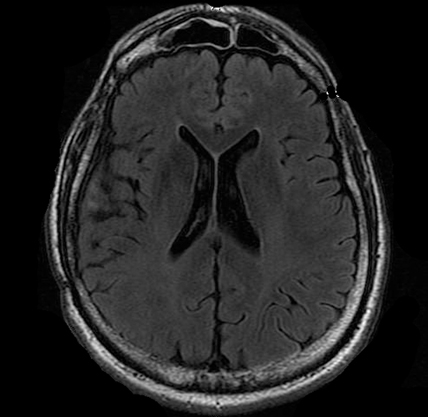
#> input picture campws22_basic_segmentation/img/mri_brain19.png, 428 x 417 px
$ jupyter execute campws22_basic_segmentation.ipynb
#> lines starting #> are read from the running program, lines starting #| are printed output that depends on the picture; after the words box and inside, x2 and y2 are one past the last pixel; in counts of white or black regions, pixels touching at a corner belong together; long printed decimals are rounded
# Basic Segmentation

In this exercise, we will apply basic segmentation methods on medical images. The methods are based on Thresholding, Region Growing, Edge Detection, Clustering, and Superpixel.

We will be working with different modality images like CT and MRI.

## Part 1: Basic Information

If you do not have any jupyter notebook in your system you can easily install it from here (https://test-jupyter.readthedocs.io/en/latest/install.html) using Anaconda.

### Load libraries
The first step is to load our needed libraries.

[cell 1]
import numpy as np
import matplotlib.pyplot as plt
import cv2

[cell 2]
#Uncomment if you did not install cv2 before
#!pip install opencv-python

### Read and Plot images

[cell 3]
# Read the image
image = cv2.imread('img/mri_brain19.png',0) # Load a gray image
#> image is the input picture: shape (417, 428); min 0, max 255, mean 35.4

[cell 4]
# Plot the image
fig = plt.figure(figsize = (5,5)) # Create a figure
plt.imshow(image, cmap = 'gray')  # Show the figure (Cmap sets the lightness values of the matplotlib colormaps)
plt.title('Original image') # Give a name to yuor plot

plt.show() # Once we have are all set, we show the figure.

## Part 2:  Image Histogram

Histograms provide information about the distribution of the intensity values of an image.

[cell 5]
plt.figure(figsize = (8,5))

plt.hist(image.ravel(), bins=256) # Plot our histogram (it takes a single array, the number of bins)
plt.title('Gray Scale Histogram')

plt.show()
#> figure, not shown here; tallest bar 56066 high, from x = 0 to 0.996

We can also merge these two figures in one

[cell 6]
fig = plt.figure(figsize = (15,5))

ax1 = fig.add_subplot(121) # Add a subplot to plot our figure (1 row, two columns, our first subplot)
ax1.imshow(image, cmap = 'gray')
ax1.set_title('Original image')

ax2 = fig.add_subplot(122) # Add a second subplot to plot our histogram (1 row, two columns, our second subplot)
ax2.hist(image.ravel(), bins=256)
ax2.set_title('Gray Scale Histogram')

plt.show()
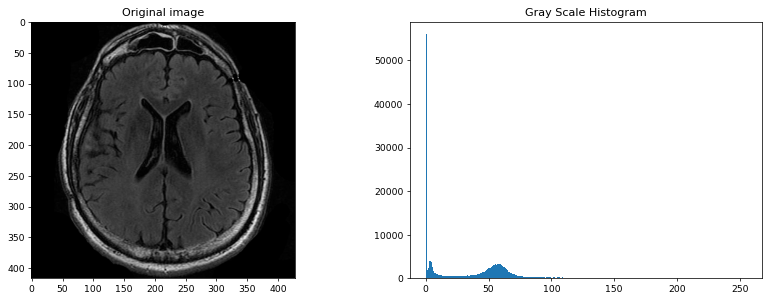
#> figure drawn by matplotlib, 2 panels; panel 2: tallest bar 56066 high, from x = 0 to 0.996

## Part 3: Basic Segmentation (Thresholding)

Thresholding is the primary method of image segmentation, in which one or more threshold values is used to change a greyscale image into a binary image.

### Local Thresholding

[cell 7]
# Step 1: Create a black image (same size as our image) to store our results.
segmented = np.zeros(shape=image.shape)

# Step 2: Segment using local thresholding (convert the black pixels to white if their intensity is less than threshold)
threshold = 50
segmented[image < threshold] = 255

[cell 8]
# we show our results

fig = plt.figure(figsize = (15,5))
ax1 = fig.add_subplot(121)
ax1.imshow(image, interpolation='none',  cmap='gray')
ax1.set_title('Original image')

ax2 = fig.add_subplot(122)
ax2.imshow(segmented, interpolation='none',  cmap='gray', vmin=0, vmax=255)
ax2.set_title('Segmented image using Local Thresholding')
plt.show()
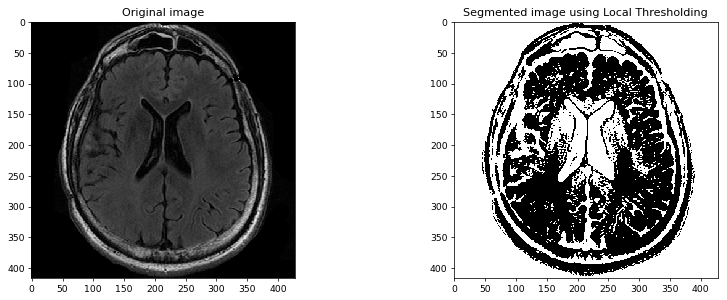
#> figure drawn by matplotlib, 2 panels

[cell 9]
# TODO: Now, you can try other different threshold values to see the different segmented images.

# You should see, if you select the threshold more than 70, you will see more pixels in the white color.
# And also, if you select the threshold less than 10, you will see more pixels in the black color

### Global Thresholding

Let's find the best threshold value using the global thresholding.

[cell 10]
# Step 1: select an initial threshold
threshold_old = 150

while True:
    # Step 2: Segment the image using the old threshold value
    segmented = np.zeros(shape=image.shape)
    segmented[image < threshold_old] = 255

    # Step 3: Compute the mean intensity values for all pixels in the foreground region and the background region
    m1 = np.mean(image[segmented==0.])
    m2 = np.mean(image[segmented==255.])

    # Step 4: Compute a new threshold value using average between m1 and m2
    threshold_new = (m1+m2)/2

    # Step 5: Repeat Step 2 through Step 4 until the difference between the new threshold and the old threshold is smaller than a predefined parameter
    if np.abs(threshold_old-threshold_new)<1:
        break
    else:
        threshold_old = threshold_new
#> this loop made 13 passes
#> (m1, m2, threshold_new, threshold_old) on passes 1 to 12: (173.5, 32.91, 103.2, 103.2), (140.2, 29.53, 84.88, 84.88), (126.4, 27.98, 77.18, 77.18), (119.8, 27.24, 73.51, 73.51), (114.6, 26.61, 70.59, 70.59), (109.9, 25.99, 67.96, 67.96), (104.4, 25.12, 64.73, 64.73), (97.94, 23.86, 60.9, 60.9), (88.66, 21.17, 54.92, 54.92), (78.1, 15.41, 46.76, 46.76), (71.3, 8.82, 40.06, 40.06), (68.92, 6.19, 37.56, 37.56)
#> (m1, m2, threshold_new) on pass 13: (68.05, 5.32, 36.68)
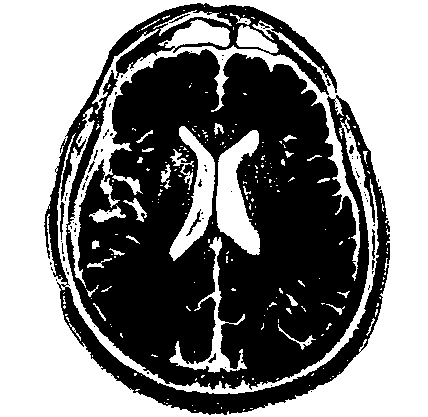
#> segmented: shape (417, 428) float64; 52% white; 77 black regions (68 under 20 px), largest, box (x1, y1, x2, y2) and area: (44, 3, 390, 415) 84973, (60, 202, 65, 240) 90, (186, 209, 201, 236) 77

print(threshold_new)
#| 36.685

# Segment the image using the new threshold value
segmented = np.zeros(shape=image.shape)
segmented[image < threshold_new] = 255

# And now we show our results
fig = plt.figure(figsize = (15,5))
ax1 = fig.add_subplot(121)
ax1.imshow(image, interpolation='none',  cmap='gray')
ax1.set_title('Original image')

ax2 = fig.add_subplot(122)
ax2.imshow(segmented, interpolation='none',  cmap='gray', vmin=0, vmax=255)
ax2.set_title('Segmented image using Global Thresholding')
plt.show()

### Otsu Thresholding

Let's also  find the best threshold value using Otsu's method and segment the image using that.

For this, we can use the opencv (cv2) package. Take a look at https://docs.opencv.org/master/d7/d1b/group__imgproc__misc.html#gae8a4a146d1ca78c626a53577199e9c57

[cell 11]
# Use cv2.threshold (It takes image, the initial threshold value, maximum value to use, thresholding type)
threshold_otsu, segmented_otsu = cv2.threshold(src=image, thresh=50, maxval=255, type=cv2.THRESH_OTSU+cv2.THRESH_BINARY_INV)
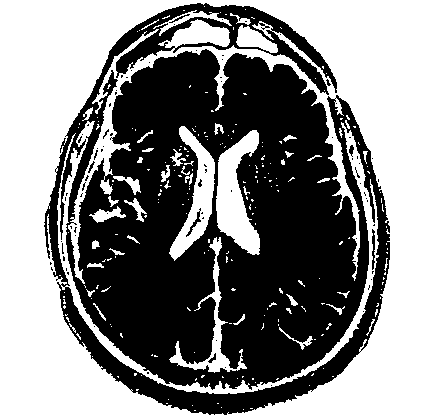
#> segmented_otsu: shape (417, 428); 51.6% white; 81 black regions (73 under 20 px), largest, box (x1, y1, x2, y2) and area: (44, 3, 390, 415) 85781, (372, 229, 375, 270) 89, (186, 208, 201, 237) 85
#> threshold_otsu = 36
print(threshold_otsu)
#| 36.0

# And now we show our results.
fig = plt.figure(figsize = (15,5))
ax1 = fig.add_subplot(121)
ax1.imshow(image, interpolation='none',  cmap='gray')
ax1.set_title('Original image')

ax2 = fig.add_subplot(122)
ax2.imshow(segmented_otsu, interpolation='none',  cmap='gray', vmin=0, vmax=255)
ax2.set_title('Segmented image using Otsu Thresholding')
plt.show()

## Part 4: Basic Segmentation (Region growing)

Region growing is a procedure that groups pixels or subregions into larger regions based on predefined criteria for growth.
The basic approach is to start with a “seed” point, and from this seed regions grows by appending to the seed those neighbouring pixels that are similar to the seed.

[cell 12]
# Step 1: We first need a seed point (root), let's pick a random point

rows, cols = image.shape[0], image.shape[1]  # Number of rows and colums from the 2D Image
#> rows = 417; cols = 428

seedX = np.random.uniform(0, cols, 1).astype(np.int32) # select x-Coordinate of the seed point
#> seedX = [234]
seedY = np.random.uniform(0, rows, 1).astype(np.int32) # select y-Coordinate of the seed point
#> seedY = [298]

print(seedY, seedX)
#| [298] [234]

[cell 13]
# We need to have a function which gives us the neighbor pixels

def get4ngb(rows, cols, x, y):
    # Input: Coordinates of the center point (x,y)
    # Output: return list of possible neighbours (left, right, down and up neighbours)

    # initialize empty result list
    ngb = list()

    # left
    if x > 1:
        ngb += [[y, x-1]];

    # down
    if y < rows-1:
        ngb += [[y+1, x]];

    # right
    if x < cols-1:
        ngb += [[y, x+1]];

    # up
    if y > 1:
        ngb += [[y-1, x]];

    return ngb

[cell 14]
# Step 2: Now, we can grow the region from the selected seed point

image_blurred = cv2.GaussianBlur(image, ksize=(0, 0), sigmaX=1) # Apply Gaussian Blur to smoothe image and reduce noise.

R = -np.ones(shape=(rows, cols)) # Create a map for the pixels
# we have not discovered yet (-1),
# we have discovered (0)
# we have discovered and meet the similarity condition (1).


queue = [] # Define an empty list
# enqueue the root
queue.append([seedY, seedX])

# Set the root as "discovered"
R[seedY, seedX] = 0

# Continue while our queue is not empty
while len(queue) > 0:

    # 1) dequeue the first node of the queue
    v = queue[0]
    queue = queue[1:]

    # 2) Check the condition on the pixel v, using the similarity function
    dist = np.mean(np.abs(image_blurred[v[0], v[1]] - image_blurred[seedY, seedX]))

    # 3) if the condition is true (the current pixel and the seed point are similar)
    th = 20
    if dist < th:
        # Set the pixel v as "meet the similarity condition", that is, R[vy, vx] = 1
        R[v[0], v[1]] = 1

        # Find its neighbors
        nbgs = get4ngb(rows, cols, v[1], v[0])

        # Enqueue all of neighbors of pixel v
        for i in range(0,len(nbgs)):
            qq = nbgs[i]

            # If they were not discovered yet:
            if (R[qq[0], qq[1]] < 0):

                #labeling them as "discovered",  R[vy, vx] = 0
                R[qq[0], qq[1]] = 0

                #enqueuing it
                queue.append([qq[0], qq[1]])
#> this loop made 42080 passes
#> dist on passes 1 to 12: 0, 1, 253, 0, 2, 2, 0, 2, 253, 0, 1, 2
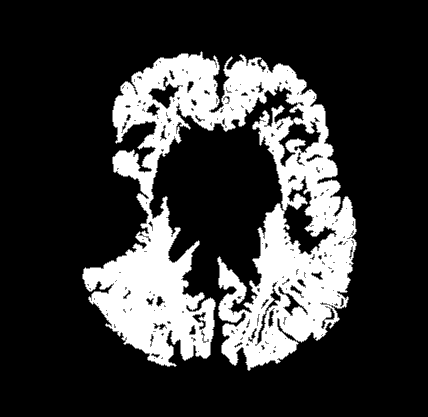
#> R: shape (417, 428) float64; min -1, max 1, mean -0.563; drawn with min black and max white
#> after the loop, queue = []

segmented = R # R would be the same segmentation map

[cell 15]
fig = plt.figure(figsize = (15,5))
ax1 = fig.add_subplot(121)
ax1.imshow(image_blurred, cmap='gray')
ax1.set_title('Original image')

ax2 = fig.add_subplot(122)
ax2.imshow(R, interpolation='none',  cmap='gray')
ax2.set_title('Segmented image using Region Growing')

plt.show()

[cell 16]
# TODO: Now, you can try with other seed points

# You should see, the result of region growing is often sensitive to the seed points.

## Part 5: Basic Segmentation (Edge-based Methods)

For Canny Edge Detection we need two threshold values, minVal and maxVal. Any edges with intensity gradient more than maxVal are sure to be edges and those below minVal are sure to be non-edges. And, those who lie between these two thresholds are classified edges or non-edges based on their connectivity. If they are connected to "sure-edge" pixels, they are taken to be edges. Otherwise, they are also classified as non-edges.

For Canny Edge Detection, we can use the opencv. For this, take a look at https://docs.opencv.org/4.x/da/d22/tutorial_py_canny.html

[cell 17]
minVal = 100
maxVal = 200

image_blurred = cv2.GaussianBlur(image, ksize=(0, 0), sigmaX=1) # Apply Gaussian Blur to smoothe image and reduce noise.
image_canny = cv2.Canny(np.uint8(image_blurred*255), minVal, maxVal)
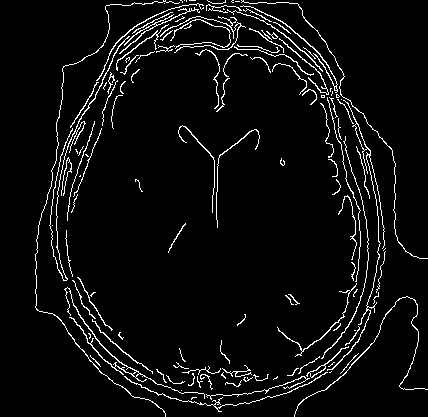
#> image_canny: shape (417, 428); 5% white in thin lines or dots


fig = plt.figure(figsize = (15,5))
ax1 = fig.add_subplot(121)
ax1.imshow(image, interpolation='none',  cmap='gray')
ax1.set_title('Original image')

ax2 = fig.add_subplot(122)
ax2.imshow(image_canny, interpolation='none',  cmap='gray')
ax2.set_title('Canny Edge Detection')

plt.show()

[cell 18]
# TODO: Now, you can try other different threshold values for the edges

# You should see, if you select minVal and maxVal close to each other, you will see less edges from the image.
# You should see, if you select minVal and maxVal far from each other, you will see more edges from the image.

## Part 6: Basic Segmentation (Kmeans Clustering)

The basic idea is to partition a set of pixels into a specified number of clusters. Finally, in k-means clustering, each pixel is assigned to the cluster with the nearest the cluster center.

The method includes of 4 steps:
1. Initializing: we need to select an initial set randomly for each cluster center
2. Assigning each sample to the nearest cluster set
3. Updating the cluster centers according to the current clusters
4. Repeating Step 2 and Step 3 and checking if the algorithm should be finished or not

[cell 19]
# Step 0: Select the number of clusters
K = 3

[cell 20]
# Step 1: Select randomly an initial center for each cluster

cxs = np.random.uniform(0, cols, K).astype(np.int32)
#> cxs = [257, 233, 181]
cys = np.random.uniform(0, rows, K).astype(np.int32)
#> cys = [269, 182, 371]

centers = np.zeros(shape=(K, 1), dtype=np.float32)

for i in range(K):
    centers[i] = image_blurred[cys[i], cxs[i]]
#> after the loop, centers = [52, 9, 106]
print(centers)
#| [[ 52.]
#|  [  9.]
#|  [106.]]

[cell 21]
while True:

    # Step 2: Assign each sample to the nearest cluster center
    clusters = np.zeros(shape=(rows, cols))
    for r in range(rows):
        for c in range(cols):
            dist = np.zeros((K,1))
            for i in range(K):
                # compute distance the sample with all of the cluster centers
                dist[i] = np.sqrt(np.power(image_blurred[r, c]-centers[i], 2).sum())

            # assign the nearest center to the sample
            clusters[r, c] = np.argmin(dist) # find the nearest center


    # Step 3: Update the cluster centers according to the current clusters
    centers_new = np.zeros(shape=(K,1), dtype=np.float32)
    for i in range(K):
        # compute mean of all of samples in the cluster i
        centers_new[i] = np.mean(image_blurred[np.where(clusters== i)], axis=(0) )


    # Step 4: Check if the algorithm should be finished or not

    # Compute the similarity between the center in the current step and in the previous step.
    diff = np.sqrt(np.power(centers_new - centers, 2)).mean()
    # if the condition is true, the algorithm would be stop (the cluster center in the current step and in the previous step are similar)
    th = 1
    if diff < th:
        break
    else:
        # Backuping our new means
        centers = centers_new
#> this loop made 3 passes
#> diff on pass 1: 6.51
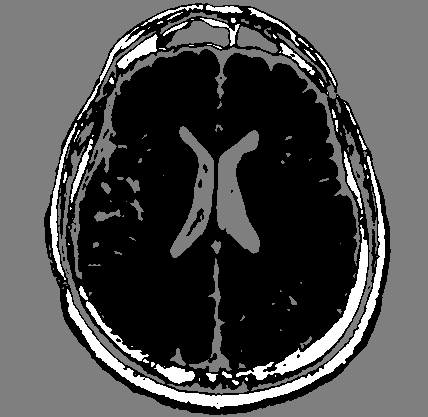
#> clusters: shape (417, 428) float64; min 0, max 2, mean 0.608; drawn with min black and max white

[cell 22]
# we assign each sample to the new cluster set whose center is closest
segmented = np.zeros(shape=image.shape, dtype=np.uint8)
for i in range(K):
    segmented[np.where(clusters == i)] = np.round(centers_new[i]).astype(np.uint8)
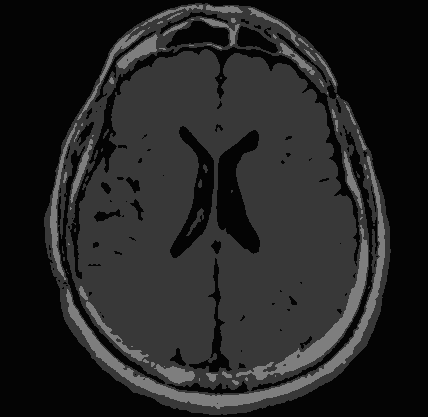
#> segmented: shape (417, 428); min 4, max 126, mean 35.6


fig = plt.figure(figsize = (15,5))
ax1 = fig.add_subplot(121)
ax1.imshow(image, interpolation='none',  cmap='gray')
ax1.set_title('Original image')

ax2 = fig.add_subplot(122)
ax2.imshow(segmented, interpolation='none',  cmap='gray')
ax2.set_title('Segmented image using K Means method')

plt.show()

[cell 23]
# TODO: Now, you can try with different values of K

Finding the suitable number of clusters is a major point here. Using prior knowledge about the number of tissues in the medical image could be helpful.

## Part 7: Basic Segmentation (Superpixel)

The simple linear iterative clustering (SLIC) is an algorithm for generating superpixels. We can use the skimage.segmentation to find superpixels based on SLIC metohd. For this, take a look at https://scikit-image.org/docs/stable/api/skimage.segmentation.html#skimage.segmentation.slic

[cell 24]
# import the skimage.segmentation package
from skimage.segmentation import slic

image = cv2.imread('img/CT001_146.png') # Load a gray image
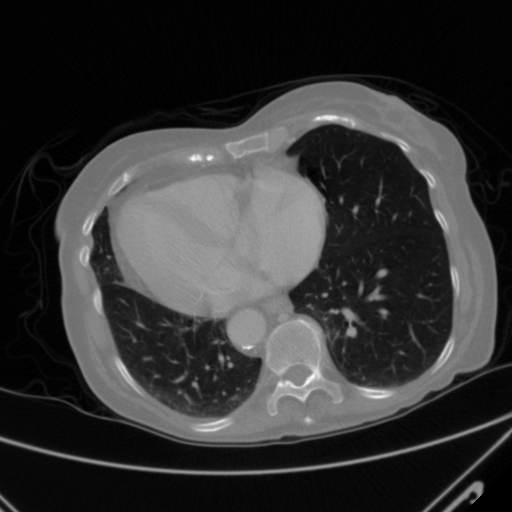
#> input picture campws22_basic_segmentation/img/CT001_146.png, 512 x 512 px
#> image is the input picture: shape (512, 512, 3); min 0, max 255, mean 52.1

# Apply SLIC method (It takes image, and the number of labels in the segmented output image)
segmented_SLIC = slic(image, n_segments = 25)
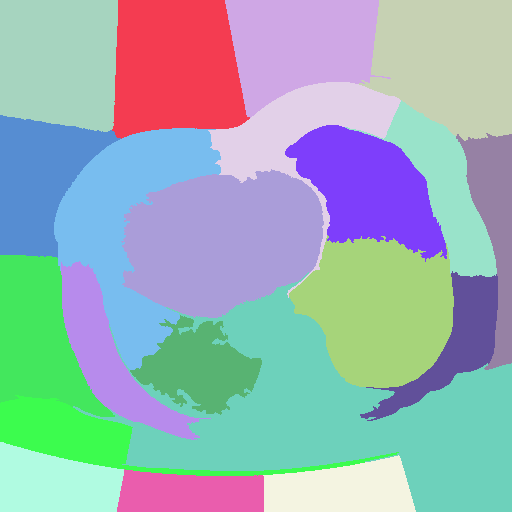
#> segmented_SLIC: shape (512, 512) int64; 21 distinct labels, from 1 to 21; one colour per label, 0 black


fig = plt.figure(figsize = (15,5))
ax1 = fig.add_subplot(121)
ax1.imshow(image, interpolation='none',  cmap='gray')
ax1.set_title('Original image')

ax2 = fig.add_subplot(122)
ax2.imshow(segmented_SLIC, interpolation='none',  cmap='gray')
ax2.set_title('Segmented image using Superpixel')

plt.show()
